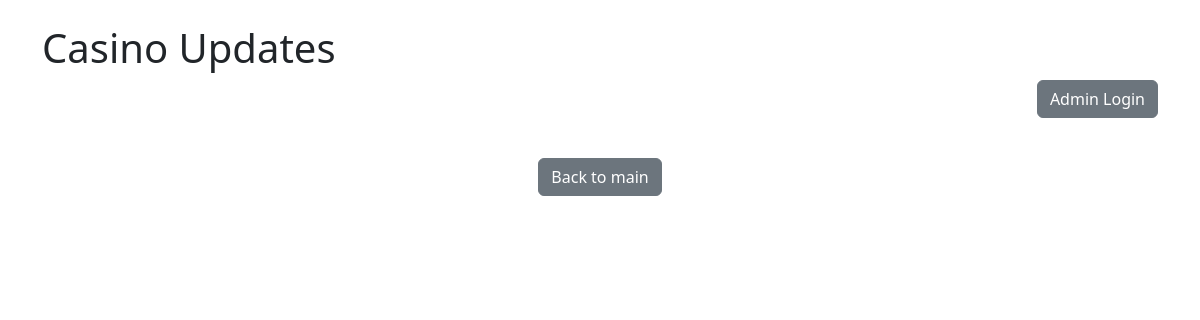
The app's page /updates, older data.
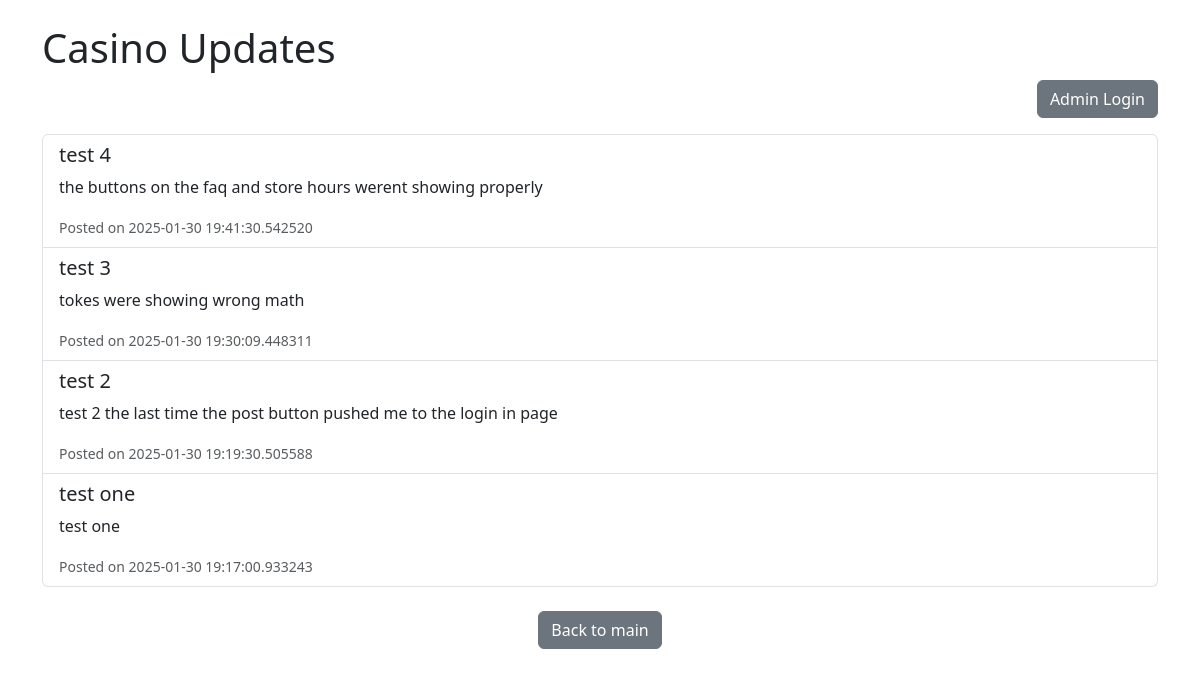
The same page, newer data.
### app.py (models this page shows)
class CasinoUpdate(db.Model):
    id = db.Column(db.Integer, primary_key=True)
    title = db.Column(db.String(100), nullable=False)
    content = db.Column(db.Text, nullable=False)
    date_posted = db.Column(db.DateTime, default=datetime.utcnow)

### app.py (the view)
@app.route('/updates')
def updates():
    updates = CasinoUpdate.query.order_by(CasinoUpdate.date_posted.desc()).all()
    is_admin = session.get('user_role') == 'admin'
    return render_template('updates.html', updates=updates, is_admin=is_admin)

### templates/updates.html (shortened to what this page needs)
<!DOCTYPE html>
<html lang="en">
<head>
    <link rel="stylesheet" href="https://cdn.jsdelivr.net/npm/bootstrap@5.3.0/dist/css/bootstrap.min.css">
</head>
<body class="container mt-4">
    <h1>Casino Updates</h1>
    <div class="text-end">
        {% if is_admin %}
        <a href="/admin/updates" class="btn btn-primary">Manage Updates</a>
        <a href="/logout" class="btn btn-danger">Logout</a>
        {% else %}
        <a href="/login" class="btn btn-secondary">Admin Login</a>
        {% endif %}
    </div>
    <ul class="list-group mt-3">
        {% for update in updates %}
        <li class="list-group-item">
            <h5>{{ update.title }}</h5>
            <p>{{ update.content }}</p>
            <small class="text-muted">Posted on {{ update.date_posted }}</small>
        </li>
        {% endfor %}
    </ul>
    <div class="text-center mt-4">
        <a href="/home" class="btn btn-secondary">Back to main</a>
    </div>
</body>
</html>

Row changes from the older to the newer data that the page shows:
added CasinoUpdate: title "test 4", content "the buttons on the faq and store hours werent showing properly", date_posted "2025-01-30 19:41:30.542520"
added CasinoUpdate: title "test 3", content "tokes were showing wrong math", date_posted "2025-01-30 19:30:09.448311"
added CasinoUpdate: title "test 2", content "test 2 the last time the post button pushed me to the login in page", date_posted "2025-01-30 19:19:30.505588"
added CasinoUpdate: title "test one", content "test one", date_posted "2025-01-30 19:17:00.933243"
